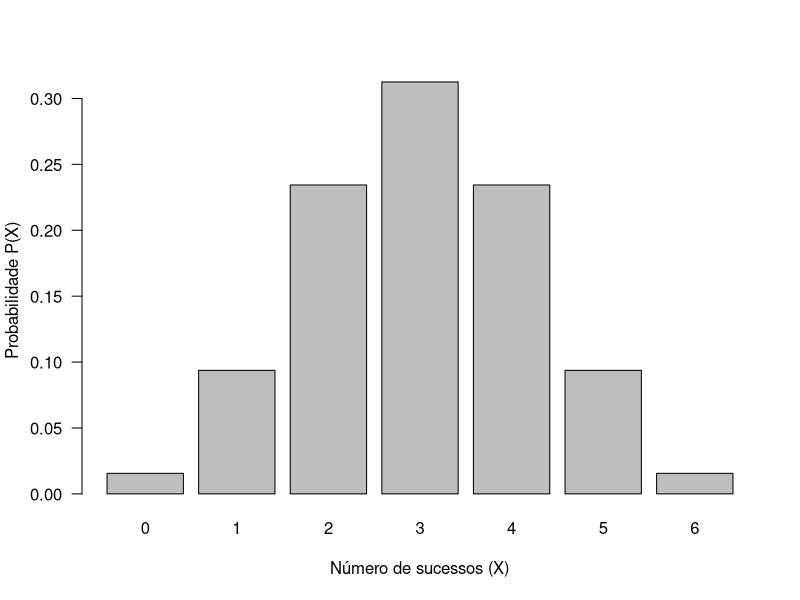

Write R code to recreate this figure.
## ---- chunk 1
rbinom(1, 1, 0.5)
## ---- chunk 2
b <- rbinom(n = 10, size = 1, prob = 0.5)
b
sum(b)
## ---- chunk 3
dbinom(x = 5, size = 10, prob = 0.3)
## ---- chunk 4
dbinom(3, 10, .3) + dbinom(4, 10, .3) + dbinom(5, 10, .3)
## ---- chunk 5
dbinom(3:5, 10, .3)
## ---- chunk 6
sum(dbinom(3:5, 10 , .3))
## ---- chunk 7
rbinom(n = 0:6, size = 1, prob = 0.5)
## ---- chunk 8
n <- 6
p <- 0.5
x <- 0:6
probs <- dbinom(x = x, size = n, prob = p)
probs
## ---- chunk 9
barplot(probs, 
        names.arg = x,
        xlab = "Número de sucessos (X)",
        ylab = "Probabilidade P(X)",
        las = 1)  # rotate axes labels
